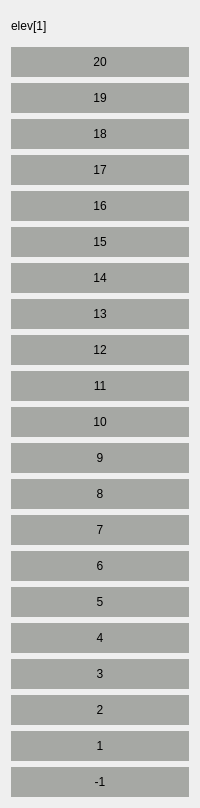
           <widget class="QWidget" name="widget_28" native="true">
            <layout class="QVBoxLayout" name="verticalLayout_20">
             <item>
              <widget class="QLabel" name="label_30">
               <property name="minimumSize">
                <size>
                 <width>0</width>
                 <height>30</height>
                </size>
               </property>
               <property name="text">
                <string>elev[1]</string>
               </property>
              </widget>
             </item>
             <item>
              <widget class="QLabel" name="label_1_21">
               <property name="minimumSize">
                <size>
                 <width>0</width>
                 <height>30</height>
                </size>
               </property>
               <property name="styleSheet">
                <string notr="true">background-color: rgb(166, 168, 164);
border-color: rgb(36, 36, 36);</string>
               </property>
               <property name="text">
                <string>20</string>
               </property>
               <property name="alignment">
                <set>Qt::AlignCenter</set>
               </property>
              </widget>
             </item>
             <item>
              <widget class="QLabel" name="label_1_22">
               <property name="minimumSize">
                <size>
                 <width>0</width>
                 <height>30</height>
                </size>
               </property>
               <property name="styleSheet">
                <string notr="true">background-color: rgb(166, 168, 164);
border-color: rgb(36, 36, 36);</string>
               </property>
               <property name="text">
                <string>19</string>
               </property>
               <property name="alignment">
                <set>Qt::AlignCenter</set>
               </property>
              </widget>
             </item>
             <item>
              <widget class="QLabel" name="label_1_23">
               <property name="minimumSize">
                <size>
                 <width>0</width>
                 <height>30</height>
                </size>
               </property>
               <property name="styleSheet">
                <string notr="true">background-color: rgb(166, 168, 164);
border-color: rgb(36, 36, 36);</string>
               </property>
               <property name="text">
                <string>18</string>
               </property>
               <property name="alignment">
                <set>Qt::AlignCenter</set>
               </property>
              </widget>
             </item>
             <item>
              <widget class="QLabel" name="label_1_24">
               <property name="minimumSize">
                <size>
                 <width>0</width>
                 <height>30</height>
                </size>
               </property>
               <property name="styleSheet">
                <string notr="true">background-color: rgb(166, 168, 164);
border-color: rgb(36, 36, 36);</string>
               </property>
               <property name="text">
                <string>17</string>
               </property>
               <property name="alignment">
                <set>Qt::AlignCenter</set>
               </property>
              </widget>
             </item>
             <item>
              <widget class="QLabel" name="label_1_25">
               <property name="minimumSize">
                <size>
                 <width>0</width>
                 <height>30</height>
                </size>
               </property>
               <property name="styleSheet">
                <string notr="true">background-color: rgb(166, 168, 164);
border-color: rgb(36, 36, 36);</string>
               </property>
               <property name="text">
                <string>16</string>
               </property>
               <property name="alignment">
                <set>Qt::AlignCenter</set>
               </property>
              </widget>
             </item>
             <item>
              <widget class="QLabel" name="label_1_26">
               <property name="minimumSize">
                <size>
                 <width>0</width>
                 <height>30</height>
                </size>
               </property>
               <property name="styleSheet">
                <string notr="true">background-color: rgb(166, 168, 164);
border-color: rgb(36, 36, 36);</string>
               </property>
               <property name="text">
                <string>15</string>
               </property>
               <property name="alignment">
                <set>Qt::AlignCenter</set>
               </property>
              </widget>
             </item>
             <item>
              <widget class="QLabel" name="label_1_27">
               <property name="minimumSize">
                <size>
                 <width>0</width>
                 <height>30</height>
                </size>
               </property>
               <property name="styleSheet">
                <string notr="true">background-color: rgb(166, 168, 164);
border-color: rgb(36, 36, 36);</string>
               </property>
               <property name="text">
                <string>14</string>
               </property>
               <property name="alignment">
                <set>Qt::AlignCenter</set>
               </property>
              </widget>
             </item>
             <item>
              <widget class="QLabel" name="label_1_28">
               <property name="minimumSize">
                <size>
                 <width>0</width>
                 <height>30</height>
                </size>
               </property>
               <property name="styleSheet">
                <string notr="true">background-color: rgb(166, 168, 164);
border-color: rgb(36, 36, 36);</string>
               </property>
               <property name="text">
                <string>13</string>
               </property>
               <property name="alignment">
                <set>Qt::AlignCenter</set>
               </property>
              </widget>
             </item>
             <item>
              <widget class="QLabel" name="label_1_29">
               <property name="minimumSize">
                <size>
                 <width>0</width>
                 <height>30</height>
                </size>
               </property>
               <property name="styleSheet">
                <string notr="true">background-color: rgb(166, 168, 164);
border-color: rgb(36, 36, 36);</string>
               </property>
               <property name="text">
                <string>12</string>
               </property>
               <property name="alignment">
                <set>Qt::AlignCenter</set>
               </property>
              </widget>
             </item>
             <item>
              <widget class="QLabel" name="label_1_30">
               <property name="minimumSize">
                <size>
                 <width>0</width>
                 <height>30</height>
                </size>
               </property>
               <property name="styleSheet">
                <string notr="true">background-color: rgb(166, 168, 164);
border-color: rgb(36, 36, 36);</string>
               </property>
               <property name="text">
                <string>11</string>
               </property>
               <property name="alignment">
                <set>Qt::AlignCenter</set>
               </property>
              </widget>
             </item>
             <item>
              <widget class="QLabel" name="label_1_31">
               <property name="minimumSize">
                <size>
                 <width>0</width>
                 <height>30</height>
                </size>
               </property>
               <property name="styleSheet">
                <string notr="true">background-color: rgb(166, 168, 164);
border-color: rgb(36, 36, 36);</string>
               </property>
               <property name="text">
                <string>10</string>
               </property>
               <property name="alignment">
                <set>Qt::AlignCenter</set>
               </property>
              </widget>
             </item>
             <item>
              <widget class="QLabel" name="label_1_32">
               <property name="minimumSize">
                <size>
                 <width>0</width>
                 <height>30</height>
                </size>
               </property>
               <property name="styleSheet">
                <string notr="true">background-color: rgb(166, 168, 164);
border-color: rgb(36, 36, 36);</string>
               </property>
               <property name="text">
                <string>9</string>
               </property>
               <property name="alignment">
                <set>Qt::AlignCenter</set>
               </property>
              </widget>
             </item>
             <item>
              <widget class="QLabel" name="label_1_33">
               <property name="minimumSize">
                <size>
                 <width>0</width>
                 <height>30</height>
                </size>
               </property>
               <property name="styleSheet">
                <string notr="true">background-color: rgb(166, 168, 164);
border-color: rgb(36, 36, 36);</string>
               </property>
               <property name="text">
                <string>8</string>
               </property>
               <property name="alignment">
                <set>Qt::AlignCenter</set>
               </property>
              </widget>
             </item>
             <item>
              <widget class="QLabel" name="label_1_34">
               <property name="minimumSize">
                <size>
                 <width>0</width>
                 <height>30</height>
                </size>
               </property>
               <property name="styleSheet">
                <string notr="true">background-color: rgb(166, 168, 164);
border-color: rgb(36, 36, 36);</string>
               </property>
               <property name="text">
                <string>7</string>
               </property>
               <property name="alignment">
                <set>Qt::AlignCenter</set>
               </property>
              </widget>
             </item>
             <item>
              <widget class="QLabel" name="label_1_35">
               <property name="minimumSize">
                <size>
                 <width>0</width>
                 <height>30</height>
                </size>
               </property>
               <property name="styleSheet">
                <string notr="true">background-color: rgb(166, 168, 164);
border-color: rgb(36, 36, 36);</string>
               </property>
               <property name="text">
                <string>6</string>
               </property>
               <property name="alignment">
                <set>Qt::AlignCenter</set>
               </property>
              </widget>
             </item>
             <item>
              <widget class="QLabel" name="label_1_36">
               <property name="minimumSize">
                <size>
                 <width>0</width>
                 <height>30</height>
                </size>
               </property>
               <property name="styleSheet">
                <string notr="true">background-color: rgb(166, 168, 164);
border-color: rgb(36, 36, 36);</string>
               </property>
               <property name="text">
                <string>5</string>
               </property>
               <property name="alignment">
                <set>Qt::AlignCenter</set>
               </property>
              </widget>
             </item>
             <item>
              <widget class="QLabel" name="label_1_37">
               <property name="minimumSize">
                <size>
                 <width>0</width>
                 <height>30</height>
                </size>
               </property>
               <property name="styleSheet">
                <string notr="true">background-color: rgb(166, 168, 164);
border-color: rgb(36, 36, 36);</string>
               </property>
               <property name="text">
                <string>4</string>
               </property>
               <property name="alignment">
                <set>Qt::AlignCenter</set>
               </property>
              </widget>
             </item>
             <item>
              <widget class="QLabel" name="label_1_38">
               <property name="minimumSize">
                <size>
                 <width>0</width>
                 <height>30</height>
                </size>
               </property>
               <property name="styleSheet">
                <string notr="true">background-color: rgb(166, 168, 164);
border-color: rgb(36, 36, 36);</string>
               </property>
               <property name="text">
                <string>3</string>
               </property>
               <property name="alignment">
                <set>Qt::AlignCenter</set>
               </property>
              </widget>
             </item>
             <item>
              <widget class="QLabel" name="label_1_39">
               <property name="minimumSize">
                <size>
                 <width>0</width>
                 <height>30</height>
                </size>
               </property>
               <property name="styleSheet">
                <string notr="true">background-color: rgb(166, 168, 164);
border-color: rgb(36, 36, 36);</string>
               </property>
               <property name="text">
                <string>2</string>
               </property>
               <property name="alignment">
                <set>Qt::AlignCenter</set>
               </property>
              </widget>
             </item>
             <item>
              <widget class="QLabel" name="label_1_40">
               <property name="minimumSize">
                <size>
                 <width>0</width>
                 <height>30</height>
                </size>
               </property>
               <property name="styleSheet">
                <string notr="true">background-color: rgb(166, 168, 164);
border-color: rgb(36, 36, 36);</string>
               </property>
               <property name="text">
                <string>1</string>
               </property>
               <property name="alignment">
                <set>Qt::AlignCenter</set>
               </property>
              </widget>
             </item>
             <item>
              <widget class="QLabel" name="label_1_41">
               <property name="minimumSize">
                <size>
                 <width>0</width>
                 <height>30</height>
                </size>
               </property>
               <property name="styleSheet">
                <string notr="true">background-color: rgb(166, 168, 164);
border-color: rgb(36, 36, 36);</string>
               </property>
               <property name="text">
                <string>-1</string>
               </property>
               <property name="alignment">
                <set>Qt::AlignCenter</set>
               </property>
              </widget>
             </item>
            </layout>
           </widget>
